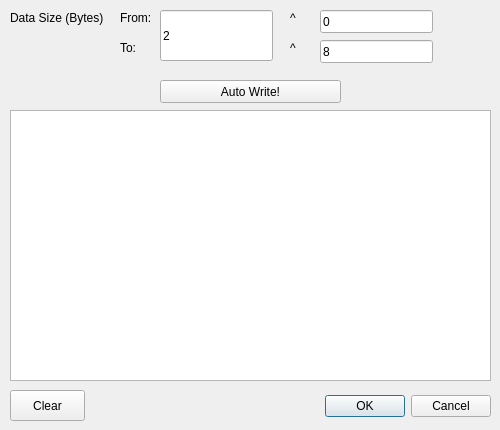
<?xml version="1.0" encoding="UTF-8"?>
<ui version="4.0">
 <class>WriteDataAutoDialog</class>
 <widget class="QDialog" name="WriteDataAutoDialog">
  <property name="geometry">
   <rect>
    <x>0</x>
    <y>0</y>
    <width>500</width>
    <height>430</height>
   </rect>
  </property>
  <property name="windowTitle">
   <string>Dialog</string>
  </property>
  <widget class="QDialogButtonBox" name="buttonBox">
   <property name="geometry">
    <rect>
     <x>110</x>
     <y>390</y>
     <width>381</width>
     <height>32</height>
    </rect>
   </property>
   <property name="orientation">
    <enum>Qt::Horizontal</enum>
   </property>
   <property name="standardButtons">
    <set>QDialogButtonBox::Cancel|QDialogButtonBox::Ok</set>
   </property>
  </widget>
  <widget class="QLabel" name="label">
   <property name="geometry">
    <rect>
     <x>10</x>
     <y>10</y>
     <width>111</width>
     <height>16</height>
    </rect>
   </property>
   <property name="text">
    <string>Data Size (Bytes)</string>
   </property>
  </widget>
  <widget class="QPushButton" name="pbtAutoWrite">
   <property name="geometry">
    <rect>
     <x>160</x>
     <y>80</y>
     <width>181</width>
     <height>23</height>
    </rect>
   </property>
   <property name="text">
    <string>Auto Write!</string>
   </property>
  </widget>
  <widget class="QLabel" name="label_2">
   <property name="geometry">
    <rect>
     <x>290</x>
     <y>10</y>
     <width>21</width>
     <height>16</height>
    </rect>
   </property>
   <property name="text">
    <string>^</string>
   </property>
  </widget>
  <widget class="QLineEdit" name="ldtBytePowerSizeFrom">
   <property name="geometry">
    <rect>
     <x>320</x>
     <y>10</y>
     <width>113</width>
     <height>23</height>
    </rect>
   </property>
   <property name="text">
    <string>0</string>
   </property>
  </widget>
  <widget class="QLabel" name="label_3">
   <property name="geometry">
    <rect>
     <x>120</x>
     <y>10</y>
     <width>31</width>
     <height>16</height>
    </rect>
   </property>
   <property name="text">
    <string>From:</string>
   </property>
  </widget>
  <widget class="QLineEdit" name="ldtBytePowerSizeTo">
   <property name="geometry">
    <rect>
     <x>320</x>
     <y>40</y>
     <width>113</width>
     <height>23</height>
    </rect>
   </property>
   <property name="text">
    <string>8</string>
   </property>
  </widget>
  <widget class="QLabel" name="label_4">
   <property name="geometry">
    <rect>
     <x>290</x>
     <y>40</y>
     <width>21</width>
     <height>16</height>
    </rect>
   </property>
   <property name="text">
    <string>^</string>
   </property>
  </widget>
  <widget class="QLabel" name="label_5">
   <property name="geometry">
    <rect>
     <x>120</x>
     <y>40</y>
     <width>31</width>
     <height>16</height>
    </rect>
   </property>
   <property name="text">
    <string>To:</string>
   </property>
  </widget>
  <widget class="QTextEdit" name="tedContent">
   <property name="geometry">
    <rect>
     <x>10</x>
     <y>110</y>
     <width>481</width>
     <height>271</height>
    </rect>
   </property>
  </widget>
  <widget class="QLineEdit" name="ldtByteMainSize">
   <property name="geometry">
    <rect>
     <x>160</x>
     <y>10</y>
     <width>113</width>
     <height>51</height>
    </rect>
   </property>
   <property name="text">
    <string>2</string>
   </property>
  </widget>
  <widget class="QPushButton" name="pbtClear">
   <property name="geometry">
    <rect>
     <x>10</x>
     <y>390</y>
     <width>75</width>
     <height>31</height>
    </rect>
   </property>
   <property name="text">
    <string>Clear</string>
   </property>
  </widget>
 </widget>
 <resources/>
 <connections>
  <connection>
   <sender>buttonBox</sender>
   <signal>accepted()</signal>
   <receiver>WriteDataAutoDialog</receiver>
   <slot>accept()</slot>
   <hints>
    <hint type="sourcelabel">
     <x>248</x>
     <y>254</y>
    </hint>
    <hint type="destinationlabel">
     <x>157</x>
     <y>274</y>
    </hint>
   </hints>
  </connection>
  <connection>
   <sender>buttonBox</sender>
   <signal>rejected()</signal>
   <receiver>WriteDataAutoDialog</receiver>
   <slot>reject()</slot>
   <hints>
    <hint type="sourcelabel">
     <x>316</x>
     <y>260</y>
    </hint>
    <hint type="destinationlabel">
     <x>286</x>
     <y>274</y>
    </hint>
   </hints>
  </connection>
 </connections>
</ui>
